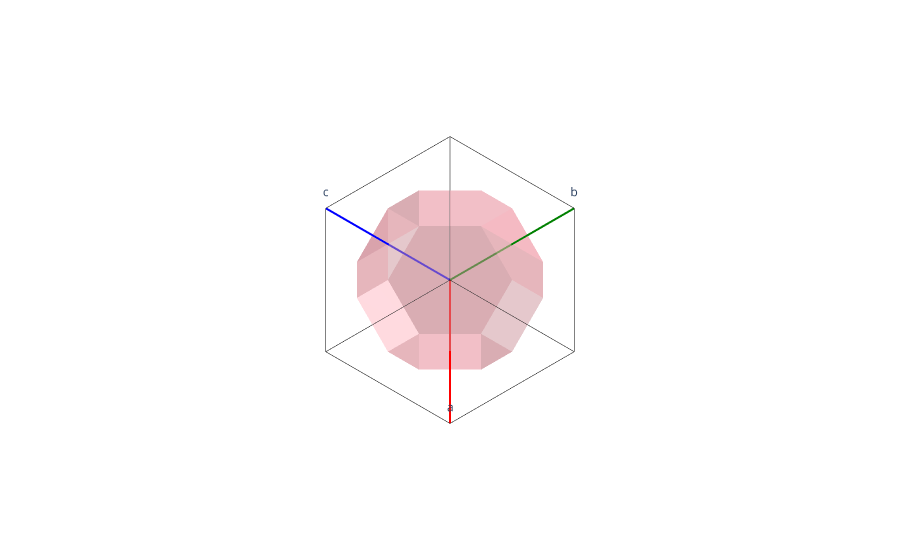

Notebook source saved alongside this figure:
### Code cell
# brillouin_zone

fig = Figure()
super(Figure, fig).add_unitcell(struct_prim.lattice.reciprocal_lattice.matrix)

facets = struct_prim.lattice.get_brillouin_zone()
traces = []
for facet in facets:
    x, y, z = np.stack(facet).T
    trace = go.Mesh3d(x=x, y=y, z=z, color='lightpink', opacity=0.50)
    # trace = go.Mesh3d(x=x, y=y, z=z, dsfasd=2)
    traces.append(trace)


fig.add_traces(traces)
fig.update_scenes(camera_projection_type="orthographic")

fig.show()

### Figure 1 — Plotly figure (JSON) as saved in the notebook; plotly's stock layout.template omitted (floating-point values rounded to 4 significant figures)
{"data": [{"line": {"color": "red", "width": 4}, "mode": "lines+text", "text": [null, "a"], "type": "scatter3d", "x": [0, 1.571], "y": [0, 1.571], "z": [0, -1.571]}, {"line": {"color": "green", "width": 4}, "mode": "lines+text", "text": [null, "b"], "type": "scatter3d", "x": [0, -1.571], "y": [0, 1.571], "z": [0, 1.571]}, {"line": {"color": "blue", "width": 4}, "mode": "lines+text", "text": [null, "c"], "type": "scatter3d", "x": [0, 1.571], "y": [0, -1.571], "z": [0, 1.571]}, {"line": {"color": "black", "width": 1}, "mode": "lines", "type": "scatter3d", "x": [1.571, 0], "y": [1.571, 3.142], "z": [-1.571, 0]}, {"line": {"color": "black", "width": 1}, "mode": "lines", "type": "scatter3d", "x": [1.571, 3.142], "y": [1.571, 0], "z": [-1.571, 0]}, {"line": {"color": "black", "width": 1}, "mode": "lines", "type": "scatter3d", "x": [-1.571, 0], "y": [1.571, 3.142], "z": [1.571, 0]}, {"line": {"color": "black", "width": 1}, "mode": "lines", "type": "scatter3d", "x": [-1.571, 0], "y": [1.571, 0], "z": [1.571, 3.142]}, {"line": {"color": "black", "width": 1}, "mode": "lines", "type": "scatter3d", "x": [1.571, 3.142], "y": [-1.571, 0], "z": [1.571, 0]}, {"line": {"color": "black", "width": 1}, "mode": "lines", "type": "scatter3d", "x": [1.571, 0], "y": [-1.571, 0], "z": [1.571, 3.142]}, {"line": {"color": "black", "width": 1}, "mode": "lines", "type": "scatter3d", "x": [0, 1.571], "y": [3.142, 1.571], "z": [0, 1.571]}, {"line": {"color": "black", "width": 1}, "mode": "lines", "type": "scatter3d", "x": [0, 1.571], "y": [0, 1.571], "z": [3.142, 1.571]}, {"line": {"color": "black", "width": 1}, "mode": "lines", "type": "scatter3d", "x": [3.142, 1.571], "y": [0, 1.571], "z": [0, 1.571]}, {"color": "lightpink", "opacity": 0.5, "type": "mesh3d", "x": [0.7854, -2.292e-16, -0.7854, 2.292e-16], "y": [-1.571, -1.571, -1.571, -1.571], "z": [-2.292e-16, 0.7854, 2.292e-16, -0.7854]}, {"color": "lightpink", "opacity": 0.5, "type": "mesh3d", "x": [-1.571, -1.571, -0.7854, -2.292e-16, -2.292e-16, -0.7854], "y": [0, -0.7854, -1.571, -1.571, -0.7854, 2.292e-16], "z": [0.7854, 2.292e-16, 2.292e-16, 0.7854, 1.571, 1.571]}, {"color": "lightpink", "opacity": 0.5, "type": "mesh3d", "x": [0.7854, 1.571, 1.571, 0.7854, 2.292e-16, 2.292e-16], "y": [-1.571, -0.7854, 0, 0, -0.7854, -1.571], "z": [-2.292e-16, -2.292e-16, -0.7854, -1.571, -1.571, -0.7854]}, {"color": "lightpink", "opacity": 0.5, "type": "mesh3d", "x": [-1.571, -0.7854, 0, 0, -0.7854, -1.571], "y": [0.7854, 1.571, 1.571, 0.7854, 2.292e-16, 0], "z": [0, 2.292e-16, 0.7854, 1.571, 1.571, 0.7854]}, {"color": "lightpink", "opacity": 0.5, "type": "mesh3d", "x": [-1.571, -1.571, -1.571, -1.571], "y": [-0.7854, 2.292e-16, 0.7854, 0], "z": [2.292e-16, -0.7854, 0, 0.7854]}, {"color": "lightpink", "opacity": 0.5, "type": "mesh3d", "x": [-1.571, -0.7854, 0, 0, -0.7854, -1.571], "y": [2.292e-16, 2.292e-16, 0.7854, 1.571, 1.571, 0.7854], "z": [-0.7854, -1.571, -1.571, -0.7854, 2.292e-16, 0]}, {"color": "lightpink", "opacity": 0.5, "type": "mesh3d", "x": [-1.571, -0.7854, 2.292e-16, 2.292e-16, -0.7854, -1.571], "y": [2.292e-16, 2.292e-16, -0.7854, -1.571, -1.571, -0.7854], "z": [-0.7854, -1.571, -1.571, -0.7854, 2.292e-16, 2.292e-16]}, {"color": "lightpink", "opacity": 0.5, "type": "mesh3d", "x": [1.571, 0.7854, -2.292e-16, -2.292e-16, 0.7854, 1.571], "y": [-0.7854, -1.571, -1.571, -0.7854, 0, 0], "z": [-2.292e-16, -2.292e-16, 0.7854, 1.571, 1.571, 0.7854]}, {"color": "lightpink", "opacity": 0.5, "type": "mesh3d", "x": [1.571, 0.7854, 0, 0, 0.7854, 1.571], "y": [0, 0, 0.7854, 1.571, 1.571, 0.7854], "z": [-0.7854, -1.571, -1.571, -0.7854, -2.22e-16, -2.22e-16]}, {"color": "lightpink", "opacity": 0.5, "type": "mesh3d", "x": [-0.7854, 0, 0.7854, 0], "y": [1.571, 1.571, 1.571, 1.571], "z": [2.292e-16, -0.7854, -2.22e-16, 0.7854]}, {"color": "lightpink", "opacity": 0.5, "type": "mesh3d", "x": [-0.7854, 2.292e-16, 0.7854, 0], "y": [2.292e-16, -0.7854, 0, 0.7854], "z": [-1.571, -1.571, -1.571, -1.571]}, {"color": "lightpink", "opacity": 0.5, "type": "mesh3d", "x": [1.571, 1.571, 1.571, 1.571], "y": [-0.7854, 0, 0.7854, 0], "z": [-2.292e-16, 0.7854, -2.22e-16, -0.7854]}, {"color": "lightpink", "opacity": 0.5, "type": "mesh3d", "x": [-2.292e-16, 0.7854, 0, -0.7854], "y": [-0.7854, 0, 0.7854, 2.292e-16], "z": [1.571, 1.571, 1.571, 1.571]}, {"color": "lightpink", "opacity": 0.5, "type": "mesh3d", "x": [1.571, 1.571, 0.7854, 0, 0, 0.7854], "y": [0.7854, 0, 0, 0.7854, 1.571, 1.571], "z": [-2.22e-16, 0.7854, 1.571, 1.571, 0.7854, -2.22e-16]}], "layout": {"dragmode": "orbit", "margin": {"b": 0, "l": 0, "r": 0, "t": 0}, "scene": {"aspectmode": "data", "camera": {"projection": {"type": "orthographic"}}, "xaxis": {"showbackground": false, "showgrid": false, "showline": false, "showspikes": false, "showticklabels": false, "ticks": "", "title": {"text": ""}, "zeroline": false}, "yaxis": {"showbackground": false, "showgrid": false, "showline": false, "showspikes": false, "showticklabels": false, "ticks": "", "title": {"text": ""}, "zeroline": false}, "zaxis": {"showbackground": false, "showgrid": false, "showline": false, "showspikes": false, "showticklabels": false, "ticks": "", "title": {"text": ""}, "zeroline": false}}, "showlegend": false}}
